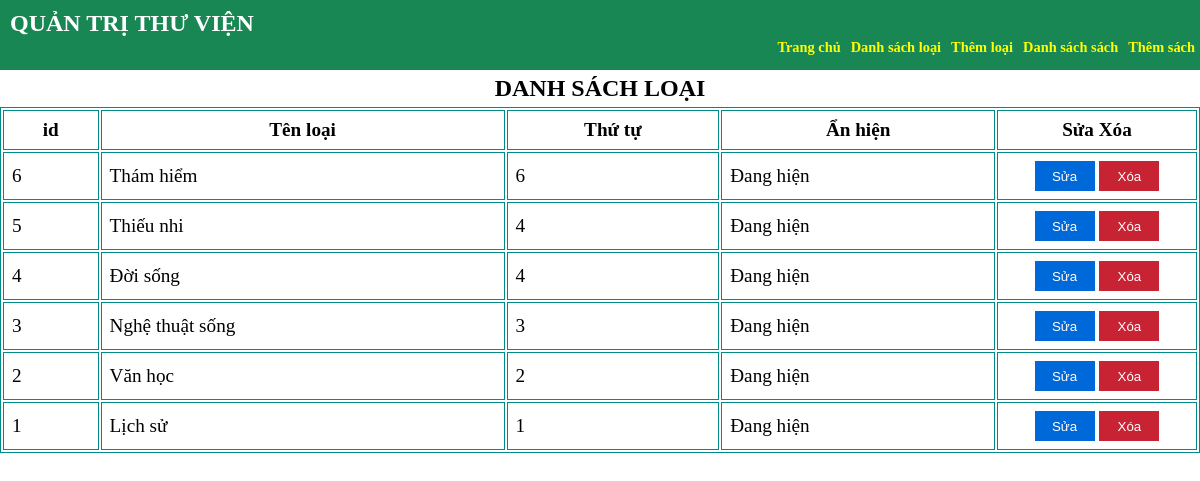
The page /admin.php?page=list_loai (signed in) on the database its author committed.
### tables this page shows
CREATE TABLE `loai_sach` (
  `id` int(11) NOT NULL COMMENT 'id sách',
  `ten` varchar(50) NOT NULL COMMENT 'Tên loại sách',
  `thu_tu` int(11) DEFAULT 0 COMMENT 'Thứ tự',
  `an_hien` tinyint(1) DEFAULT 0 COMMENT '0 là ẩn, 1 là hiện'
);

### controller/AdminController.php (called while the page is built, shortened)
<?php
require_once "model/Database.php";
class AdminController {
    function list_loai() {
        $db = new Database();
        $data_arr = $db->List_loai();
        require_once "views/admin/layoutadmin.php";
    }
}

### model/Database.php (called while the page is built, shortened)
<?php
class Database {
  private $conn;
  function __construct(){
    try {
        $str = "mysql:host=".DB_HOST."; dbname=". DB_NAME."; charset=utf8";
        $this->conn = new PDO($str, DB_USER , DB_PASS);
    }
    catch(Exception $e ){
        die("Lỗi kết nối database : " . $e->getMessage());
    }
  }
  function List_Loai( ) {
    $sql = "Select * from loai_sach ORDER By id desc";
    $kq =  $this->conn -> query($sql);
    return $kq->fetchAll(PDO::FETCH_ASSOC);
  }
 }

### views/admin/list_loai.php (the view, shortened to what this page needs)
<table id="list_loai">
    <caption>DANH SÁCH LOẠI</caption>
    <tr> <th>id</th><th>Tên loại</th> <th>Thứ tự</th><th>Ẩn hiện</th><th>Sửa Xóa</th></tr>
    <?php foreach($data_arr as $row) { ?>
    <tr>
        <td><?php echo $row['id']?> </td>
        <td><?php echo $row['ten']?> </td>
        <td><?php echo $row['thu_tu']?> </td>
        <td><?php echo ($row['an_hien'] == 0) ? "Đang ẩn":"Đang hiện" ?> </td>
        <td class="nut">
         <a href="admin.php?page=sua_loai&id=<?php echo $row['id']?>">
             <button class="btnsua"> Sửa </button> </a>
         <a href="admin.php?page=xoa_loai&id=<?php echo $row['id']?>"
         onclick="return confirm('Xóa hả')">
            <button class="btnxoa"> Xóa </button>
         </a>
        </td>
    </tr>
    <?php } ?>
</table>

### admin.php (shortened to what this page needs)
<?php
require_once "controller/AdminController.php";
$controller = new AdminController();
$page = isset($_GET['page'])? $_GET['page']: "index";
if (method_exists($controller, $page)==true)
$controller->$page();
else  echo '<h1>Không tồn tại trang này</h1>';

### views/admin/layoutadmin.php (shortened to what this page needs)
<!DOCTYPE html> <html>
<head>
    <link rel="stylesheet" href="<?= PUBLIC_URL?>css/admin.css">
</head>
<body>
    <div class="container">
    <header><?php include "views/admin/header.php"; ?></header>
    <main> <?php include $mainview; ?> </main>
</div>
</body></html>

### views/admin/header.php
<h2>Quản trị thư viện </h2>
<ul>
    <li> <a href="admin.php">Trang chủ</a></li>
    <li> <a href="admin.php?page=list_loai">Danh sách loại</a></li>
    <li> <a href="admin.php?page=them_loai">Thêm loại</a></li>
    <li> <a href="admin.php?page=list_sach">Danh sách sách</a></li>
    <li> <a href="admin.php?page=them_sach">Thêm sách</a></li>
</ul>

### public/css/admin.css (style rules this page uses)
* { padding:0; margin:0 ; box-sizing: border-box; }
a { text-decoration: none; }
.container { width: 1200px; margin:auto }
.container > header { height: 70px; background: #198754; color:white; position: relative; }
.container > main { min-height: 150px; }
.container > header > h2 { font-size: 24px; text-transform: uppercase; padding: 10px }
.container > header > ul { list-style: none; display: flex; position: absolute; bottom: 0; right:0 }
.container > header > ul > li { text-align: center; font-size: 0.9em; padding: 0 5px }
.container > header > ul > li > a { line-height: 45px; color: yellow; font-weight: 600; }

### views/admin/list_loai.php (style rules this page uses)
#list_loai { border: 1px solid darkcyan; font-size: 1.2em; width: 100% }
#list_loai caption { font-size: 24px; padding: 5px ; font-weight: 600; }
#list_loai td, #list_loai th { border: 1px solid darkcyan; padding: 8px; margin:0 }
#list_loai .nut { width: 200px; text-align: center; }
#list_loai .btnsua { width: 60px; height: 30px; background: #0069d9; color:white; border: none; outline:none; }
#list_loai .btnxoa { width: 60px; height: 30px ; background: #c82333; color:white; border: none; outline:none; }

### rows shown on the page
loai_sach: id "6", ten "Thám hiểm", thu_tu "6", an_hien "Đang hiện"
loai_sach: id "5", ten "Thiếu nhi", thu_tu "4", an_hien "Đang hiện"
loai_sach: id "4", ten "Đời sống", thu_tu "4", an_hien "Đang hiện"
loai_sach: id "3", ten "Nghệ thuật sống", thu_tu "3", an_hien "Đang hiện"
loai_sach: id "2", ten "Văn học", thu_tu "2", an_hien "Đang hiện"
loai_sach: id "1", ten "Lịch sử", thu_tu "1", an_hien "Đang hiện"
